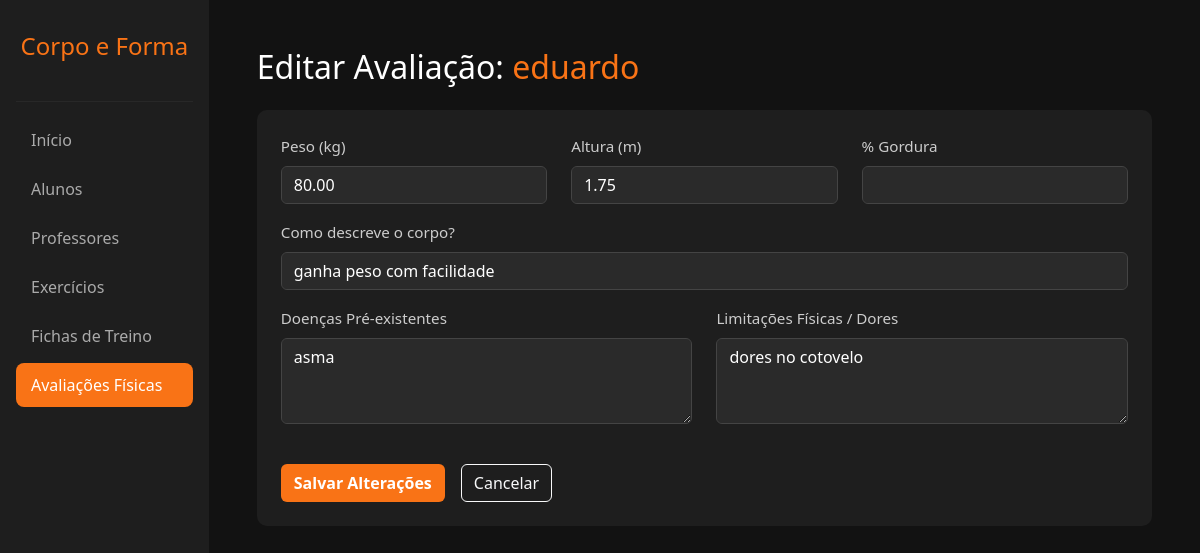
The app's page /editar_avaliacao.php?id=6 (signed in) with its own data.
### tables this page shows
CREATE TABLE `avaliacoes` (
  `id` int(11) NOT NULL,
  `aluno_id` int(11) NOT NULL,
  `data_avaliacao` date NOT NULL,
  `peso` decimal(5,2) DEFAULT NULL,
  `altura` decimal(3,2) DEFAULT NULL,
  `percentual_gordura` decimal(4,2) DEFAULT NULL,
  `percepcao_corporal` varchar(255) DEFAULT NULL,
  `doencas_preexistentes` text DEFAULT NULL,
  `limitacoes_fisicas` text DEFAULT NULL
);

CREATE TABLE `alunos` (
  `id` int(11) NOT NULL,
  `nome` varchar(100) NOT NULL,
  `email` varchar(100) DEFAULT NULL,
  `sexo` enum('M','F') NOT NULL DEFAULT 'M',
  `telefone` varchar(20) DEFAULT NULL,
  `data_nascimento` date DEFAULT NULL,
  `objetivo` varchar(50) DEFAULT NULL,
  `data_cadastro` timestamp NOT NULL DEFAULT current_timestamp(),
  `senha` varchar(255) DEFAULT '123456',
  `treino_atual` varchar(2) DEFAULT 'A'
);

### editar_avaliacao.php (the view, shortened to what this page needs)
<?php
require 'conexao.php';
$id = $_GET['id'];
$stmt = $pdo->prepare("SELECT av.*, al.nome FROM avaliacoes av JOIN alunos al ON av.aluno_id = al.id WHERE av.id = :id");
$stmt->execute(['id' => $id]);
$avaliacao = $stmt->fetch(PDO::FETCH_ASSOC);
?>
<!DOCTYPE html>
<html lang="pt-BR">
<head>
    <link href="https://cdn.jsdelivr.net/npm/bootstrap@5.3.2/dist/css/bootstrap.min.css" rel="stylesheet">
</head>
<body>
    <div class="d-flex">
        <div class="sidebar p-3 d-flex flex-column">
            <h4 class="text-center mt-3 mb-4" style="color: #f97316;">Corpo e Forma</h4>
            <hr style="border-color: #444;">
            <ul class="nav flex-column mb-auto">
                <li class="nav-item"><a href="painel.php" class="nav-link">Início</a></li>
                <li class="nav-item"><a href="alunos.php" class="nav-link">Alunos</a></li>
                <li class="nav-item"><a href="professores.php" class="nav-link">Professores</a></li>
                <li class="nav-item"><a href="exercicios.php" class="nav-link">Exercícios</a></li>
                <li class="nav-item"><a href="fichas.php" class="nav-link">Fichas de Treino</a></li>
                <li class="nav-item"><a href="avaliacoes.php" class="nav-link active">Avaliações Físicas</a></li>
            </ul>
        </div>
        <div class="content p-5 w-100">
            <h2 class="mb-4">Editar Avaliação: <span style="color:#f97316;"><?php echo $avaliacao['nome']; ?></span></h2>
            <div class="card p-4" style="background-color: #1e1e1e; border: none; border-radius: 10px;">
                <form action="editar_avaliacao.php" method="POST">
                    <div class="row">
                        <div class="col-md-4 mb-3">
                            <label class="form-label">Peso (kg)</label>
                            <input type="number" step="0.01" name="peso" class="form-control" value="<?php echo $avaliacao['peso']; ?>" required>
                        </div>
                        <div class="col-md-4 mb-3">
                            <label class="form-label">Altura (m)</label>
                            <input type="number" step="0.01" name="altura" class="form-control" value="<?php echo $avaliacao['altura']; ?>" required>
                        </div>
                        <div class="col-md-4 mb-3">
                            <label class="form-label">% Gordura</label>
                            <input type="number" step="0.1" name="percentual_gordura" class="form-control" value="<?php echo $avaliacao['percentual_gordura']; ?>">
                        </div>
                    </div>
                    <div class="row">
                        <div class="col-md-12 mb-3">
                            <label class="form-label">Como descreve o corpo?</label>
                            <input type="text" name="percepcao_corporal" class="form-control" value="<?php echo $avaliacao['percepcao_corporal']; ?>" required>
                        </div>
                        <div class="col-md-6 mb-3">
                            <label class="form-label">Doenças Pré-existentes</label>
                            <textarea name="doencas_preexistentes" class="form-control" rows="3"><?php echo $avaliacao['doencas_preexistentes']; ?></textarea>
                        </div>
                        <div class="col-md-6 mb-3">
                            <label class="form-label">Limitações Físicas / Dores</label>
                            <textarea name="limitacoes_fisicas" class="form-control" rows="3"><?php echo $avaliacao['limitacoes_fisicas']; ?></textarea>
                        </div>
                    </div>
                    <div class="mt-4 d-flex gap-3">
                        <button type="submit" class="btn" style="background-color: #f97316; color: white; font-weight: bold;">Salvar Alterações</button>
                        <a href="ver_avaliacao.php?id=<?php echo $avaliacao['id']; ?>" class="btn btn-outline-light">Cancelar</a>
                    </div>
                </form>
            </div>
        </div>
    </div>
</body>
</html>

### editar_avaliacao.php (style rules this page uses)
body { background-color: #121212; color: #ffffff; }
.sidebar { background-color: #1e1e1e; min-height: 100vh; width: 250px; }
.nav-link { color: #aaaaaa; padding: 10px 15px; margin-bottom: 5px; border-radius: 8px; }
.nav-link:hover, .nav-link.active { background-color: #f97316; color: #ffffff; }
.form-control { background-color: #2a2a2a; border: 1px solid #444; color: white; }
.form-label { color: #cccccc; font-size: 0.95em; font-weight: 500; }

### records on screen
avaliacoes: aluno.nome "eduardo", peso "80.00", altura "1.75", percepcao_corporal "ganha peso com facilidade", doencas_preexistentes "asma", limitacoes_fisicas "dores no cotovelo"
